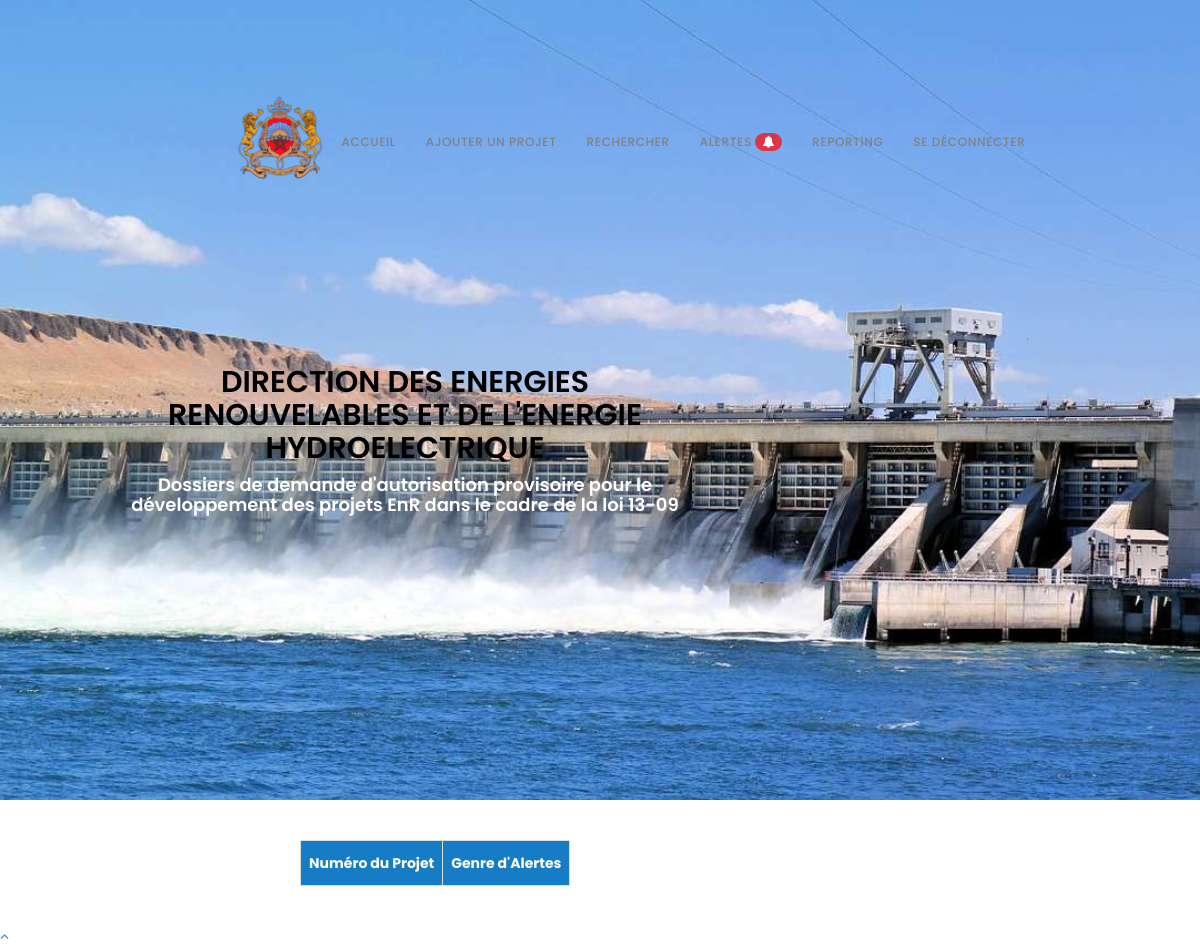
The page /alertes_hyd.php (signed in) on the database as committed earlier.
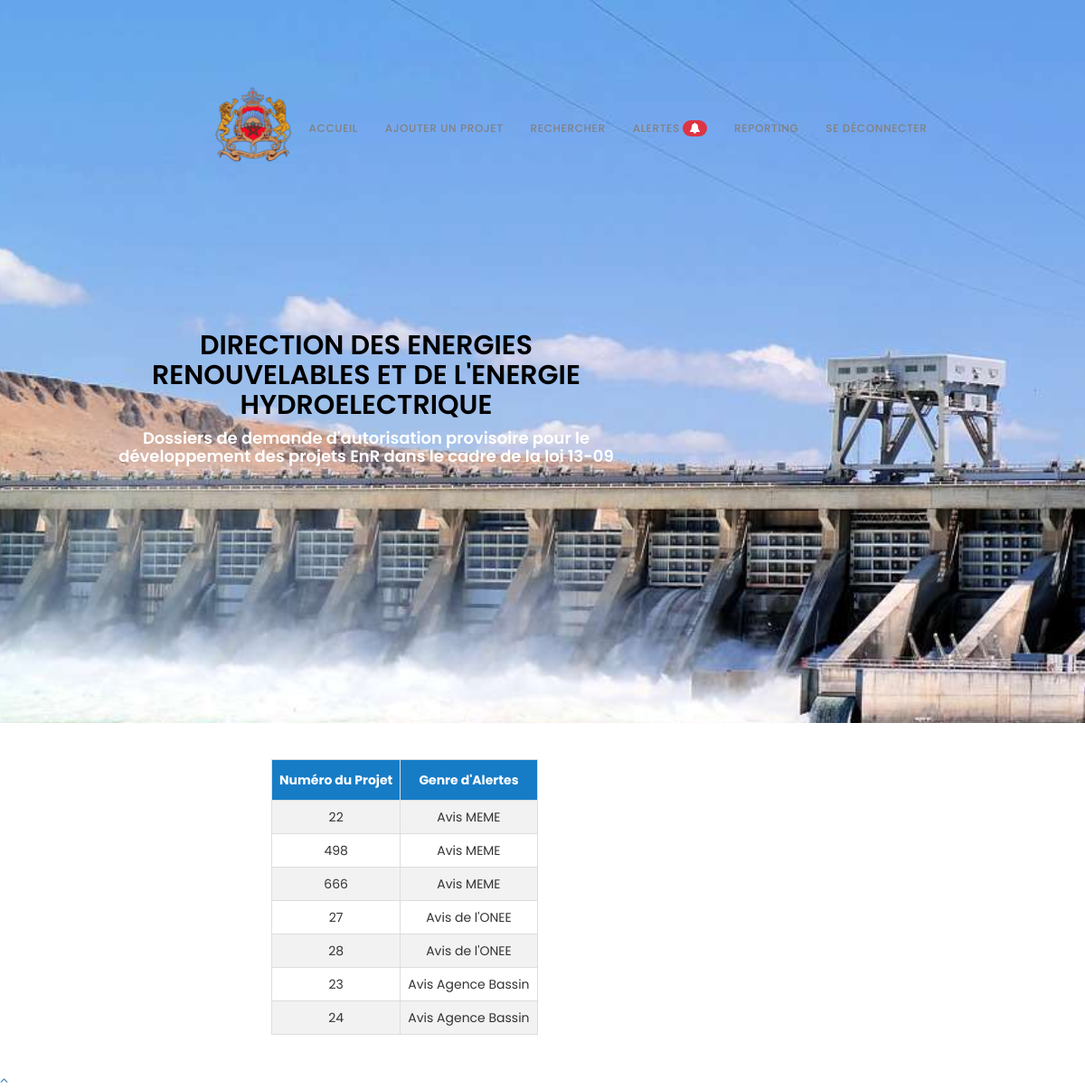
The same page on the database as committed later.
### tables this page shows
CREATE TABLE IF NOT EXISTS `energiehydroelectrique` (
  `Numero` int NOT NULL,
  `Demandeur` varchar(500) NOT NULL,
  `Nom du projet` varchar(500) NOT NULL,
  `Region` varchar(500) NOT NULL,
  `Province` varchar(500) NOT NULL,
  `Localite` varchar(500) NOT NULL,
  `Puissance` float NOT NULL,
  `Productible previsionnel` float NOT NULL,
  `Co2 evite TCO2/an` float NOT NULL,
  `Source energie` varchar(500) NOT NULL,
  `Coordonnees Geographique/Coordonnees Lambert` varchar(500) NOT NULL,
  `Investissement du projet` float NOT NULL,
  `Etat avancement` varchar(500) NOT NULL,
  `Depot a la DEREE` varchar(500) NOT NULL,
  `Envoi du dossier a l'ONEE` varchar(500) NOT NULL,
  `Reponse ONEE` varchar(500) NOT NULL,
  `Depot du complement du dossier par le developpeur` varchar(500) NOT NULL,
  `Envoi du complement du dossier a l'ONEE` varchar(500) NOT NULL,
  `Reponse ONEE en Cas Du 2 Complement` varchar(500) NOT NULL,
  `Depot du 2 complement du dossier par le developpeur` varchar(500) NOT NULL,
  `Envoi du 2 complement du dossier a l'ONEE` varchar(500) NOT NULL,
  `Reponse ONEE en Cas Du 3 Complement` varchar(500) NOT NULL,
  `Depot du 3 complement du dossier par le developpeur` varchar(500) NOT NULL,
  `Envoi du 3 complement du dossier a l'ONEE` varchar(500) NOT NULL,
  `Reponse ONEE en Cas Du 4 Complement` varchar(500) NOT NULL,
  `Depot du 4 complement du dossier par le developpeur` varchar(500) NOT NULL,
  `Envoi du 4 complement du dossier a l'ONEE` varchar(500) NOT NULL,
  `Avis de l'ONEE` varchar(500) NOT NULL,
  `Envoi du dossier au departement eau` varchar(500) NOT NULL,
  `Reponse Departement de l'eau` varchar(500) NOT NULL,
  `Depot du complement du dossier par le developpeur/ABH` varchar(500) NOT NULL,
  `Envoi du complement du dossier a l'ABH` varchar(500) NOT NULL,
  `Reponse Departement de l'eau en Cas Du 2 Complement` varchar(100) NOT NULL,
  `Depot du 2 complement du dossier par le developpeur/ABH` varchar(100) NOT NULL,
  `Envoi du 2 complement du dossier a l'ABH` varchar(100) NOT NULL,
  `Reponse Departement de l'eau en Cas Du 3 Complement` varchar(100) NOT NULL,
  `Depot du 3 complement du dossier par le developpeur/ABH` varchar(100) NOT NULL,
  `Envoi du 3 complement du dossier a l'ABH` varchar(100) NOT NULL,
  `Reponse Departement de l'eau en Cas Du 4 Complement` varchar(100) NOT NULL,
  `Depot du 4 complement du dossier par le developpeur/ABH` varchar(100) NOT NULL,
  `Envoi du 4 complement du dossier a l'ABH` varchar(100) NOT NULL,
  `Avis Agence Bassin` varchar(500) NOT NULL,
  `Avis MEME` varchar(500) NOT NULL,
  `Observations` varchar(500) NOT NULL,
  PRIMARY KEY (`Numero`)
);

### alertes_hyd.php (the view, shortened to what this page needs)
<!DOCTYPE html>
<html lang="en">
<head>
    <link rel="stylesheet" href="css/bootstrap.min.css">
    <link rel="stylesheet" href="css/animate.css">
    <link rel="stylesheet" href="css/font-awesome.min.css">
    <link rel="stylesheet" href="css/owl.theme.css">
    <link rel="stylesheet" href="css/owl.carousel.css">
    <link rel="stylesheet" href="css/hydr.css">
    <link rel="stylesheet" href="https://cdnjs.cloudflare.com/ajax/libs/font-awesome/4.7.0/css/font-awesome.min.css">
</head>
<body data-spy="scroll" data-offset="50" data-target=".navbar-collapse">
<div class="navbar navbar-fixed-top custom-navbar" role="navigation">
    <div class="container">
        <div class="navbar-header">
            <img src="images/roy.png" >
        </div>
        <div class="collapse navbar-collapse">
            <ul class="nav navbar-nav navbar-right">
                <li><a href="home.php" class="smoothScroll">Accueil</a></li>
                <li><a href="EnergieHydro.php" class="smoothScroll">Ajouter Un Projet</a></li>
                <li><a href="hyd_search.php" class="smoothScroll">Rechercher</a></li>
                <li> <a href="#alertes"  class="smoothScroll">Alertes <span class="badge"><i class="fa fa-bell" aria-hidden="true"></i>
               </span></a></li>
                <li><a href="report_hyd.php" class="smoothScroll">Reporting</a></li>
                <li><a href="logout.php" class="smoothScroll">Se Déconnecter</a></li>
            </ul>
        </div>
    </div>
</div>
<section id="intro" class="parallax-section">
    <div class="container">
        <div class="row">
            <div class="wow fadeInUp col-md-7 col-sm-7" data-wow-delay="0.6s" >
                <h2  style="text-align: center; color: black;">Direction des Energies Renouvelables et de l'energie hydroelectrique		</h2>
                <h4 >Dossiers de demande d'autorisation provisoire pour le développement des projets EnR dans le cadre de la loi 13-09</h4>
            </div>
        </div>
    </div>
</section>
<br><br>
<section id="alertes" class="parallax-section">
    <table id="center">
         <tr>
             <th>Numéro du Projet</th>
             <th>Genre d'Alertes</th>
             </tr>
             <?php
             require_once("db.php");
             $today = date("Y-m-d");
             $sqli="select * from `energiehydroelectrique` ";
             $result=mysqli_query($link,$sqli);
             while ($row = mysqli_fetch_assoc($result)) {
                 $input=substr($row['Depot a la DEREE'], 0, 10);
                 $date1=date('Y-m-d', strtotime($input. ' + 15 days'));
                 if($date1<=$today and $row["Avis de l'ONEE"]==NULL)
                 {
                     echo "<tr>";
                     echo "<td>".$row['Numero'] ."</td>";
                     echo "<td>Avis de l'ONEE</td>";
                     echo "</tr>";
                 }
                 else {
                     $input1=substr($row["Avis de l'ONEE"], -10);
                     $date2=date('Y-m-d', strtotime($input1. ' + 1 month'));
                     if($date2<=$today and $row["Avis Agence Bassin"]==NULL)
                     {
                         echo "<tr>";
                         echo "<td>".$row['Numero'] ."</td>";
                         echo "<td>Avis Agence Bassin</td>";
                         echo "</tr>";
                     }
                     else
                     {
                         $input2=substr($row["Avis Agence Bassin"], -10);
                         $date3=date('Y-m-d', strtotime($input2. ' + 3 months'));
                         if($date3<=$today and $row["Avis MEME"]==NULL)
                         {
                             echo "<tr>";
                             echo "<td>".$row['Numero'] ."</td>";
                             echo "<td>Avis MEME</td>";
                             echo "</tr>";
                         }
                     }
                 }
             }
             ?>
    </table>
    <br><br>
</section>
<a href="#back-top" class="go-top"><i class="fa fa-angle-up"></i></a>
</body>
</html>

### css/hydr.css (style rules this page uses)
.custom-navbar .nav li a .badge { background-color: #dc3545 !important; }
tbody>tr>td { margin: 0 20px; }
table { display: block; overflow-x: auto; white-space: nowrap; margin-left: auto; margin-right: auto; table-layout: fixed; }
#center { border-collapse: collapse; width: 50%; align-items:center; }
#center .th, td { text-align: center; padding: 8px; }
#center td, #center th { border: 1px solid #ddd; padding: 8px; }
#center tr:nth-child(even) { background-color: #f2f2f2; }
#center th { padding-top: 12px; padding-bottom: 12px; text-align: center; color: white; background-color: #167cc6; }
body { background: #ffffff; font-family: 'Poppins', sans-serif; font-style: normal; font-weight: 400; }
h1,h2,h3,h4,h5,h6 { font-weight: 600; }
h2 { font-size: 30px; text-transform: uppercase; }
a { text-decoration: none !important; outline: none; }
.parallax-section { background-attachment: fixed !important; background-size: cover !important; }
.custom-navbar { margin-bottom: 0; background-color: #101010; }
.custom-navbar .nav li a { color: rgb(129, 129, 129); font-size: 12px; font-weight: 500; letter-spacing: 0.6px; text-transform: uppercase; line-height: 40px; transition: all 0.4s ease-in-out; }
@media (min-width:768px) { .custom-navbar { padding: 20px 0; border-bottom: 0; background: 0 0; } }
#intro { background: url('../images/hydro.jpg') 50% 0 repeat-y fixed; -webkit-background-size: cover; background-size: cover; background-position: center center; color: #ffffff; display: -webkit-box; display: -webkit-flex; display: -ms-flexbox; display: flex; -webkit-box-align: center; -webkit-align-items: center; -ms-flex-align: center; align-items: center; height: 100vh; text-align: center; }
* { box-sizing: border-box; font-family: "Poppins", sans-serif; }
.container { margin-top: 70px; margin-left: 90px; width: 90%; display: flex; justify-content: center; align-items: center; }

Rows that differ between the two databases and show on the page:
now on this page (row edited): energiehydroelectrique: Numero "22"
now on this page (row edited): energiehydroelectrique: Numero "498"
now on this page (row edited): energiehydroelectrique: Numero "666"
added energiehydroelectrique: Numero "27"
added energiehydroelectrique: Numero "28"
added energiehydroelectrique: Numero "23"
added energiehydroelectrique: Numero "24"
